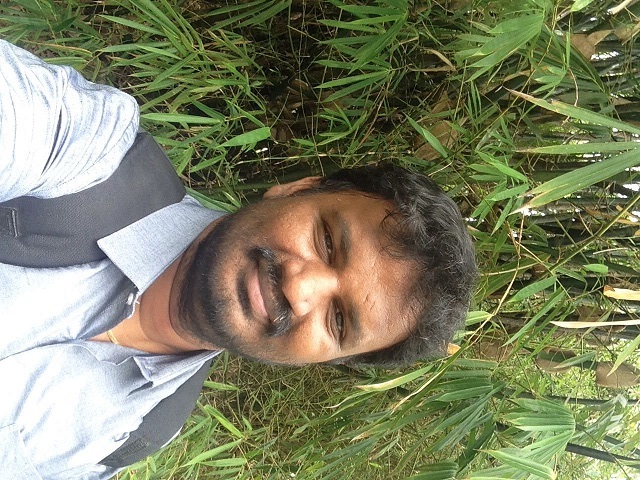
#> input picture myface.jpeg, 640 x 480 px
$ python sample17.py
#> lines starting #> are read from the running program, lines starting #| are printed output that depends on the picture
import cv2
import numpy as np

img = cv2.imread("myface.jpeg")
#> img is the input picture: shape (480, 640, 3); mean B, G, R 99.6, 128.9, 126


#pts1 = np.float32([[50,50],[200,50],[50,200]])
#pts2 = np.float32([[10,100],[200,50],[100,250]])

pts1 = np.float32([[56,65],[368,52],[28,387],[389,390]])
pts2 = np.float32([[0,0],[300,0],[0,300],[300,300]])
M = cv2.getPerspectiveTransform(pts1,pts2)
dst = cv2.warpPerspective(img,M,(300,300))
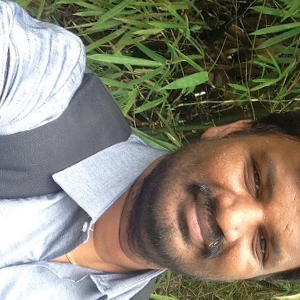
#> dst: shape (300, 300, 3); mean B, G, R 113.4, 128.8, 134.5


cv2.imshow("face", img)
cv2.imshow("out", dst)

cv2.waitKey(0)
cv2.destroyAllWindows()
